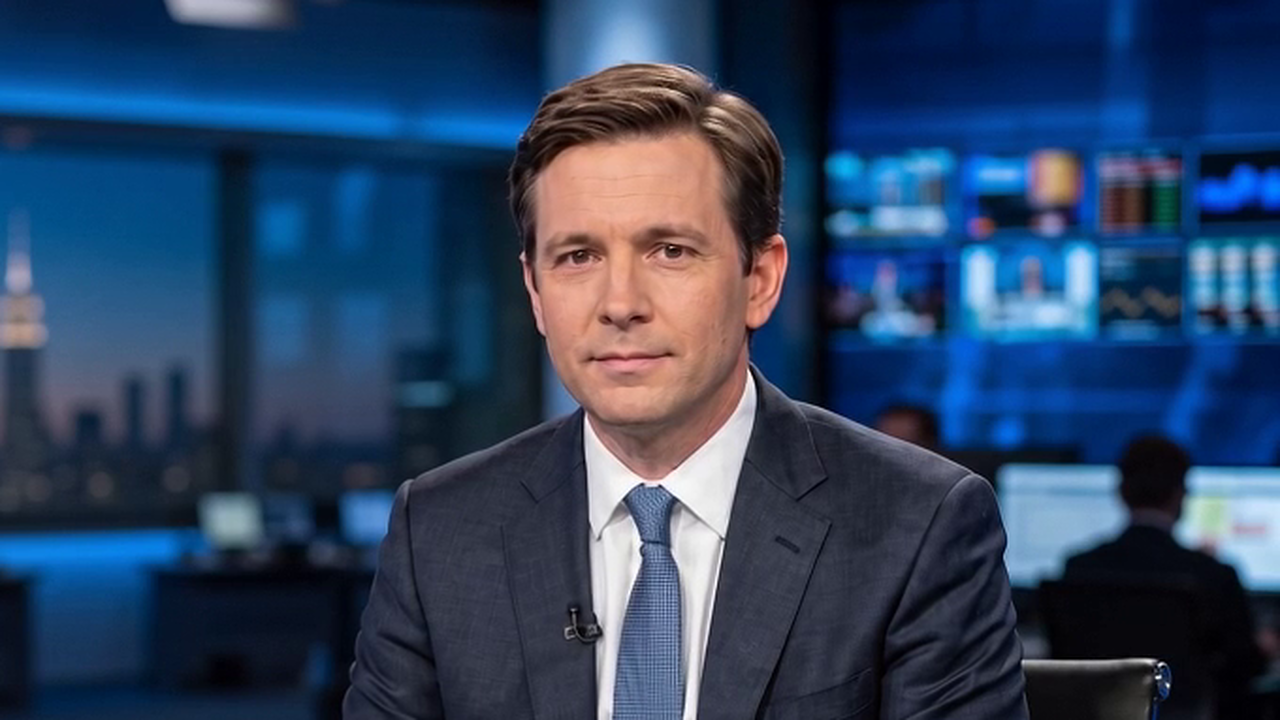
#> input picture assets/stocks/reference/W3-MARCUS-close.png, 1280 x 720 px, given in place of TAMASHA-T-ORIGINAL.png, which was not available
$ python graphics.py
#> lines starting #> are read from the running program, lines starting #| are printed output that depends on the picture; pictures that were not available may be replaced by others from this repository, and a replacement may not be noted
from PIL import Image,ImageDraw,ImageFont
from pathlib import Path
p=Path(__file__).resolve().parent;r=p.parent
F='/usr/share/fonts/truetype/dejavu/DejaVuSans.ttf';B=F.replace('.ttf','-Bold.ttf')
def text(d,xy,s,n=24,c='white',bold=False):d.text(xy,s,font=ImageFont.truetype(B if bold else F,n),fill=c)
def base():
 im=Image.new('RGBA',(1920,1080));d=ImageDraw.Draw(im)
#> after `im = Image.new('RGBA', (1920, 1080))`: im: PIL image 1920x1080 RGBA; every value is 0
 logo=Image.open(r/'source/unpacked/TAMASHA-T-ORIGINAL.png').convert('RGBA');logo.thumbnail((65,65));logo.putdata([(a,b,c,0 if max(a,b,c)<8 else e) for a,b,c,e in logo.getdata()]);im.alpha_composite(logo,(1650,28));text(d,(1730,40),'Stocks',39,bold=True)
#> after `logo.thumbnail((65, 65))`:
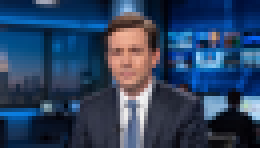
#> logo: PIL image 65x37 RGBA (shown 4 times larger); mean R, G, B, A 44.7, 66, 96.2, 255
#> after `im.alpha_composite(logo, (1650, 28))`:
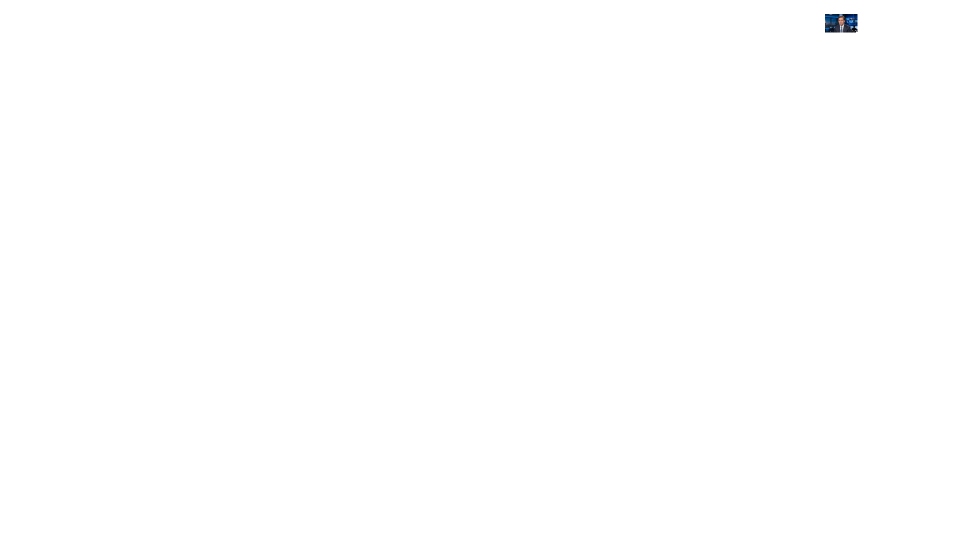
#> im: PIL image 1920x1080 RGBA (shown at 1/2 size); mean R, G, B, A 0.1, 0.1, 0.1, 0.3; transparent parts drawn white
 d.rounded_rectangle((45,36,300,72),4,fill=(4,22,43,210));text(d,(58,44),'RECORDED PREVIEW',17,'#c4e5f1',True)
 text(d,(818,154),'Stocks',42,'#d7e3ef',True)
 for y,t in [(251,'MARKETS'),(280,'BUSINESS'),(309,'PEOPLE')]:text(d,(824,y),t,20,'#aabfd6',True)
 return im,d
panels=[('THE AI ECONOMY',[('CHIPS','Computing hardware'),('CLOUD','Capacity for customers'),('POWER','Physical infrastructure'),('RETURNS','The business test')]),('FOLLOW THE MONEY',[('BUYERS','Infrastructure spending'),('SUPPLIERS','Equipment and services'),('OPERATORS','Computing capacity'),('CUSTOMERS','Demand and revenue')]),('POWERING AI',[('485 TWh','2025 global demand'),('950 TWh','2030 projection'),('SCOPE','All data centers'),('SOURCE','IEA / 2026')]),('THE DELIVERY TEST',[('GRID ACCESS','Connections matter'),('EQUIPMENT','Supply constraints'),('CAPACITY','Delivered vs announced'),('LOCATION','Different local limits')]),('DEMAND vs COST',[('DEMAND','Cloud customers'),('INVESTMENT','Infrastructure buildout'),('MARGINS','Multiple cost drivers'),('SOURCE','Microsoft / FY26 Q4')]),('WHAT TO WATCH',[('COMMITMENTS','Spending decisions'),('DELIVERY','Capacity in service'),('CASH','Revenue into returns'),('NEXT','Execution matters')])]
heads=[('THE AI BOOM: WHO GETS PAID?','Behind the headlines: infrastructure, customers and returns'),('FOLLOW THE MONEY','Different businesses. Different customers. Different risks.'),('THE POWER BEHIND AI','Global data-center electricity consumption / IEA projection'),('FROM ANNOUNCEMENT TO OPERATION','Grid connections, equipment and execution'),('STRONG DEMAND. REAL COSTS.','Microsoft Cloud / fiscal fourth quarter 2026'),('THE NEXT CHAPTER: RETURNS','Spending commitments / delivered capacity / cash generation')]
for j,((title,rows),(head,sub)) in enumerate(zip(panels,heads)):
 for speaker in ['AMINA','DEXTER','DESK','CORRESPONDENT']:
  im,d=base();d.rectangle((1620,185,1919,745),fill=(2,14,31,235));text(d,(1641,206),title,21,bold=True)
  for i,(a,b) in enumerate(rows):
   y=282+i*101;d.line((1642,y-18,1900,y-18),fill='#345069');text(d,(1644,y),a,21,'#d5e7f3',True);text(d,(1644,y+34),b,17,'#8bb1ca')
  if speaker!='DESK':
   x=200 if speaker!='DEXTER' else 1120
   label='AI CORRESPONDENT' if speaker=='CORRESPONDENT' else speaker
   d.rectangle((x,753,x+330,795),fill='#f0f3f5');d.rectangle((x,753,x+10,795),fill='#c72231');text(d,(x+25,759),label,25,'#071627',True)
   d.rectangle((x,797,x+310,826),fill='#10253b');text(d,(x+25,800),'RECORDED ANALYSIS' if speaker=='CORRESPONDENT' else 'AI PRESENTER',16,'#cbdce9')
  d.rectangle((57,844,1864,1006),fill=(3,20,43,248));d.rectangle((57,817,355,862),fill='#bd2030');text(d,(79,827),'BEHIND THE MOVE',22,bold=True)
  text(d,(82,881),head,39,bold=True);text(d,(83,944),sub,26,'#d5e0eb')
  d.rectangle((0,1016,1920,1080),fill='#eef0f1');d.rectangle((1580,1016,1920,1080),fill='#b71f2d');text(d,(1613,1028),'MARKETS',21,bold=True);text(d,(1613,1053),'MOVE PEOPLE',15,bold=True)
  im.save(p/f'overlay-{j}-{speaker}.png')
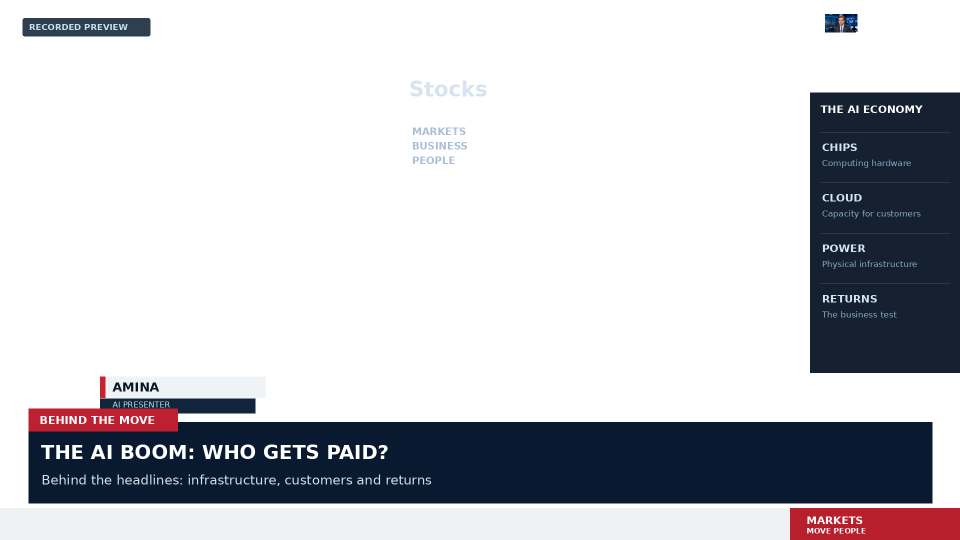
#> saved as overlay-0-AMINA.png: PIL image 1920x1080 RGBA (shown at 1/2 size); mean R, G, B, A 20.1, 21.3, 26.3, 75.3; transparent parts drawn white
# Full-screen explanatory chart, drawn from IEA data. Zero baseline, same scale.
im=Image.new('RGB',(1920,1080),'#06182c');d=ImageDraw.Draw(im)
#> after `im = Image.new('RGB', (1920, 1080), '#06182c')`:
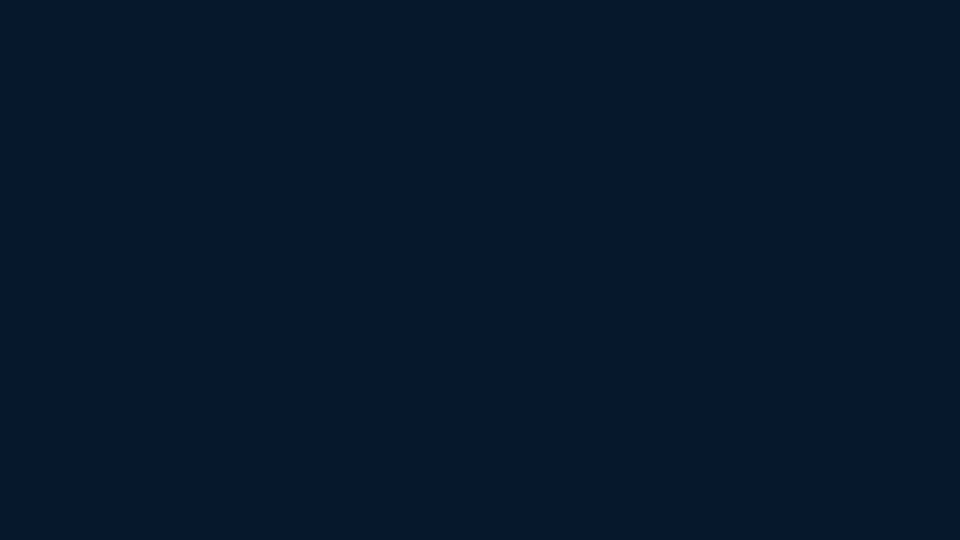
#> im: PIL image 1920x1080 RGB (shown at 1/2 size); mean R, G, B 6, 24, 44
text(d,(100,120),'THE POWER BEHIND AI',54,bold=True);text(d,(104,200),'Global data-center electricity consumption',30,'#9bbcd0')
for v in [0,250,500,750,1000]:
 y=830-v*.48;d.line((320,y,1600,y),fill='#25425b',width=2);text(d,(190,y-12),str(v),22,'#8eabbf')
for x,v,yr in [(520,485,'2025'),(1120,950,'2030')]:
 top=830-v*.48;d.rectangle((x,top,x+240,830),fill='#2bbaca' if yr=='2025' else '#263d5b',outline='#40d2e3',width=4);text(d,(x+24,top-58),f'{v} TWh',35,bold=True);text(d,(x+70,852),yr,27,bold=True)
text(d,(1110,904),'PROJECTED',22,'#f2ba64',True);text(d,(100,976),'Source: IEA, Key Questions on Energy and AI (2026). All data centers; not AI alone.',23,'#9bbcd0')
im.save(p/'power-chart.png')
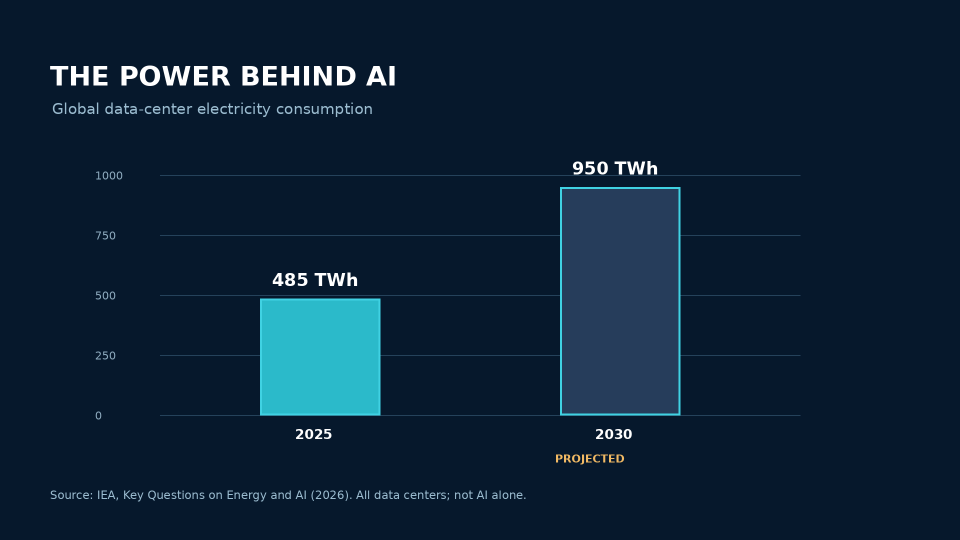
#> saved as power-chart.png: PIL image 1920x1080 RGB (shown at 1/2 size); mean R, G, B 12, 33.9, 54.1
# Value chain: commercial relationships, no proportional financial flows.
im=Image.new('RGB',(1920,1080),'#06182c');d=ImageDraw.Draw(im);text(d,(100,120),'FOLLOW THE MONEY',54,bold=True);text(d,(104,203),'One technology theme. Several different businesses.',29,'#9bbcd0')
for i,(a,b) in enumerate([('HARDWARE','Chips + networking'),('BUILDOUT','Sites + equipment'),('CAPACITY','Cloud + data centers'),('CUSTOMERS','Applications + usage')]):
 x=100+i*450;d.rounded_rectangle((x,380,x+365,650),16,fill='#102b43',outline='#2bbaca',width=3);text(d,(x+28,430),a,31,bold=True);text(d,(x+28,505),b,23,'#b6cfdf');
 if i<3:d.line((x+375,515,x+435,515),fill='#efb35e',width=5);d.polygon([(x+435,515),(x+420,505),(x+420,525)],fill='#efb35e')
text(d,(105,765),'Spending creates revenue for another business.',35,bold=True);text(d,(105,830),'The next test: customers, costs and durable returns.',29,'#9bbcd0');text(d,(105,975),'Stocks editorial schematic / commercial relationships, not measured cash flows',22,'#9bbcd0');im.save(p/'value-chain.png')
#> after `text(d, (105, 765), 'Spending creates revenue for another business.', `:
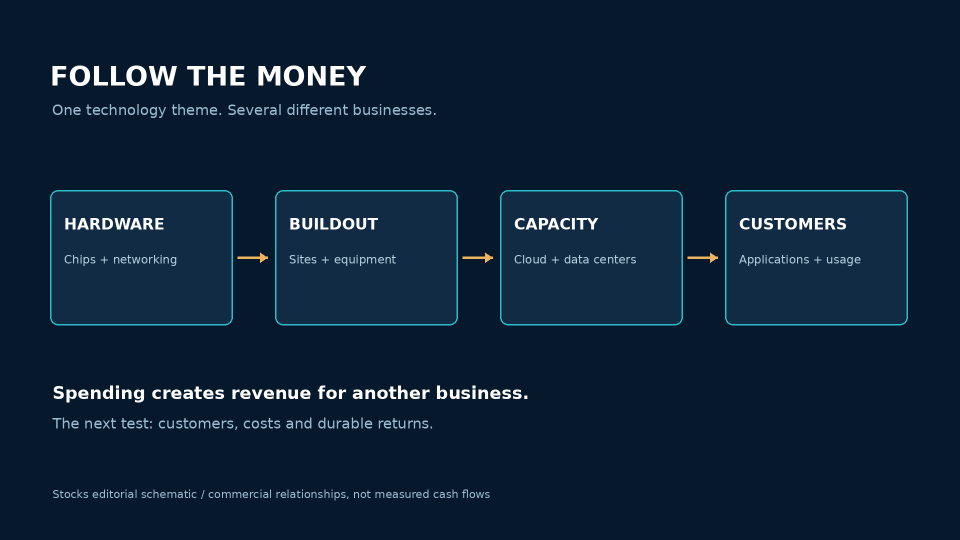
#> saved as value-chain.png: PIL image 1920x1080 RGB (shown at 1/2 size); mean R, G, B 13.1, 33.4, 53.7
(p/'ticker.txt').write_text(('BEHIND THE MOVE    /    THE BUSINESS BEHIND AI    /    CHIPS  •  CLOUD  •  DATA CENTERS  •  ELECTRICITY    /    SPENDING COMMITMENTS  •  DELIVERED CAPACITY  •  CASH GENERATION    /    ')*5)
print('Graphics ready')
for name in ['power-chart.png','value-chain.png']:
 im=Image.open(p/name).convert('RGBA');brand,draw=base();im.alpha_composite(brand.crop((0,0,1920,100)),(0,0));im.convert('RGB').save(p/name)
#> after `im = Image.open(p / name).convert('RGBA')`:
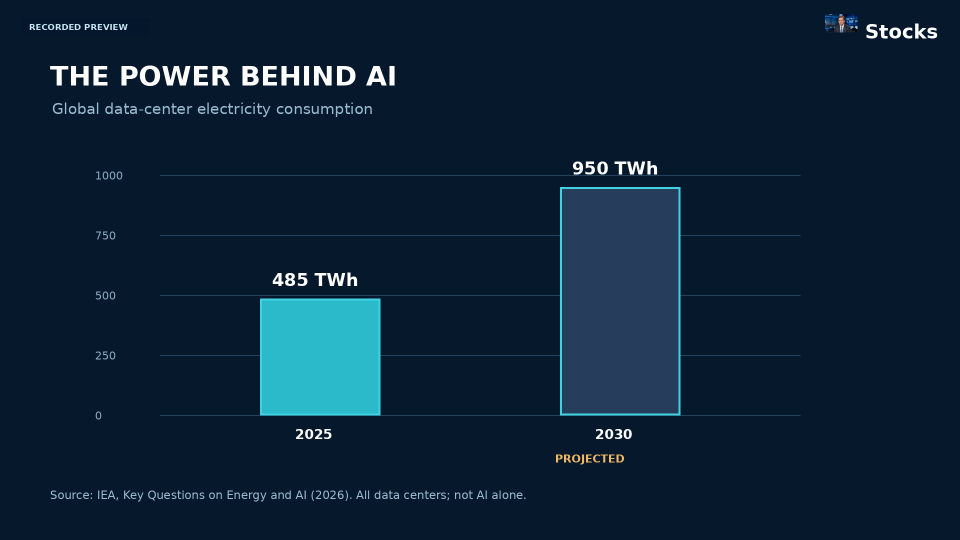
#> saved as power-chart.png: PIL image 1920x1080 RGB (shown at 1/2 size); mean R, G, B 12.3, 34.3, 54.4
